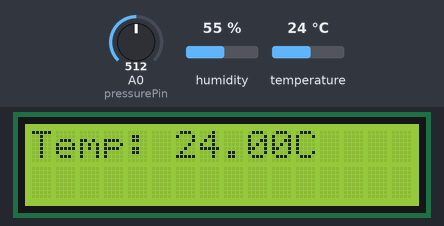
Bench run of a sketch on a simulated Arduino Uno, built with avr-gcc and run on an emulated ATmega328P. On the bench: 16×2 character LCD. The test bench sets the inputs (shaded band); at power-on: humidity 55 %, A0 (pressurePin) = 512, temperature 24 °C.

Above: at 4.7 s.
4.8 s: humidity set to 22 %
At 18.3 s:
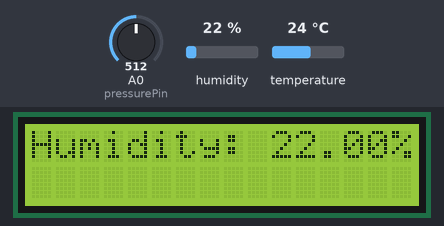
18.7 s: A0 (pressurePin) set to 716
At 30.9 s:
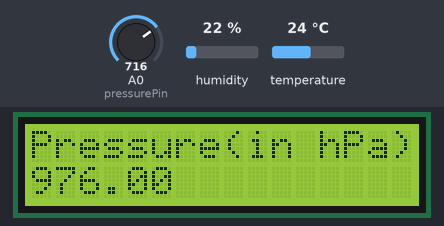
32.7 s: temperature set to 12 °C
At 37.8 s:
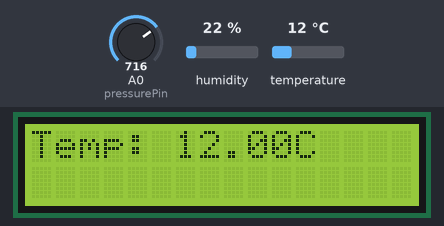
42.5 s: A0 (pressurePin) set to 900
At 54.8 s:
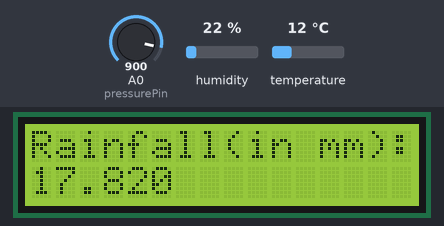
55.9 s: humidity set to 40 %
At 62.7 s:
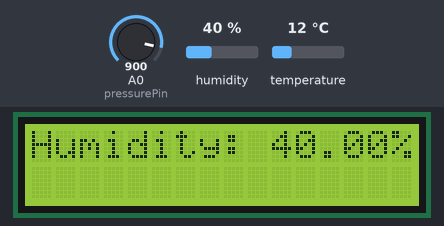
65.7 s: A0 (pressurePin) set to 1023
At 75.3 s:
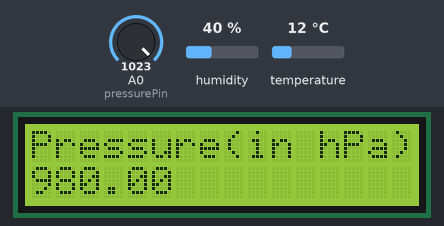
Timing chart, 0 to 76.8 s (numbered marks = the images above; inputs shaded):
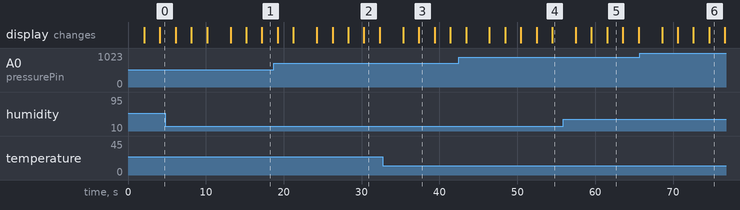

The sketch:

sketch.ino
```cpp
#include <Wire.h>
#include <LiquidCrystal_I2C.h>
#include <DHT.h>

#define DHTPIN 2
#define DHTTYPE DHT22
float a = 0.62655769;
float b = 0.10029774;
float c = 0.27626861;
DHT dht(DHTPIN, DHTTYPE);
LiquidCrystal_I2C lcd(0x27, 16, 2);

int pressurePin = A0;
float pressureValue;

void setup() {
  lcd.init();
  lcd.backlight();
  dht.begin();
  lcd.setCursor(0, 0);
  lcd.print("Weather");
   lcd.setCursor(0, 1);
  lcd.print(" Monitoring ");
  delay(2000);
  lcd.clear();
}

void loop() {
  delay(2000);
  float temperature = dht.readTemperature();
  float humidity = dht.readHumidity();
  pressureValue = analogRead(pressurePin);
  float pressure = map(pressureValue, 0, 1023, 970, 980);
  lcd.setCursor(0, 0);
  lcd.print("Temp: ");
  lcd.print(temperature);
  lcd.print("C");
  delay(2000);
  lcd.setCursor(0, 0);
  lcd.print("Humidity: ");
  lcd.print(humidity);
  lcd.print("%");
  delay(2000);
  lcd.setCursor(0, 0);
  lcd.print("Pressure(in hPa): ");
  lcd.setCursor(0, 1);
  lcd.print(pressure);
  delay(2000);
  lcd.setCursor(0, 0);
  float rainfall = -a*temperature - b*humidity + c*pressure - 242.65;
  lcd.print("Rainfall(in mm): ");
  lcd.setCursor(0, 1);
  lcd.print(rainfall);
  delay(3000);
  lcd.clear();
}
```

Measured:
- what the display in image 2 shows lasts 2.0 s, from 30.3 s to 32.3 s
